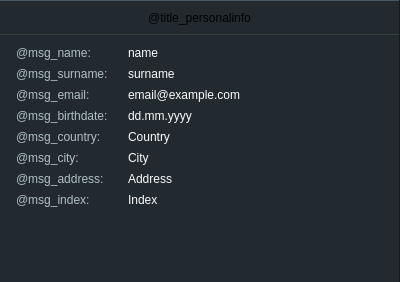
    <widget class="QFrame" name="page_personalInfo">
     <property name="geometry">
      <rect>
       <x>0</x>
       <y>198</y>
       <width>400</width>
       <height>282</height>
      </rect>
     </property>
     <property name="minimumSize">
      <size>
       <width>400</width>
       <height>282</height>
      </size>
     </property>
     <property name="maximumSize">
      <size>
       <width>400</width>
       <height>282</height>
      </size>
     </property>
     <property name="styleSheet">
      <string notr="true">.QFrame {
    background-color: #222a30;
    border-right: 1px solid #191919;
    border-top: 1px solid #445a64;
border-top-right-radius: 1px 0px;
}</string>
     </property>
     <property name="frameShape">
      <enum>QFrame::StyledPanel</enum>
     </property>
     <property name="frameShadow">
      <enum>QFrame::Raised</enum>
     </property>
     <layout class="QVBoxLayout" name="verticalLayout" stretch="0,1">
      <property name="spacing">
       <number>0</number>
      </property>
      <property name="leftMargin">
       <number>0</number>
      </property>
      <property name="topMargin">
       <number>0</number>
      </property>
      <property name="rightMargin">
       <number>0</number>
      </property>
      <property name="bottomMargin">
       <number>0</number>
      </property>
      <item>
       <widget class="QLabel" name="title_personalInfo">
        <property name="minimumSize">
         <size>
          <width>0</width>
          <height>33</height>
         </size>
        </property>
        <property name="maximumSize">
         <size>
          <width>16777215</width>
          <height>33</height>
         </size>
        </property>
        <property name="text">
         <string>@title_personalinfo</string>
        </property>
        <property name="alignment">
         <set>Qt::AlignCenter</set>
        </property>
       </widget>
      </item>
      <item>
       <widget class="QWidget" name="content_personal_info" native="true">
        <property name="styleSheet">
         <string notr="true">.QWidget {
    background: transparent;
    border-top: 1px solid #34423a;
}
QLabel {
    background: transparent;
border: none;
font: 14px &quot;Open Sans&quot;;
color: #b0bec5;
}</string>
        </property>
        <layout class="QGridLayout" name="gridLayout_3" rowstretch="0,0,0,0,0,0,0,0,2" columnstretch="0,1">
         <property name="leftMargin">
          <number>16</number>
         </property>
         <property name="topMargin">
          <number>12</number>
         </property>
         <property name="rightMargin">
          <number>15</number>
         </property>
         <property name="bottomMargin">
          <number>15</number>
         </property>
         <property name="horizontalSpacing">
          <number>20</number>
         </property>
         <property name="verticalSpacing">
          <number>7</number>
         </property>
         <item row="8" column="1" alignment="Qt::AlignLeft|Qt::AlignTop">
          <widget class="QLabel" name="info_index">
           <property name="styleSheet">
            <string notr="true">QLabel {
    color: #fafafa;
}</string>
           </property>
           <property name="text">
            <string notr="true">Index</string>
           </property>
          </widget>
         </item>
         <item row="4" column="1" alignment="Qt::AlignLeft|Qt::AlignTop">
          <widget class="QLabel" name="info_birthdate">
           <property name="styleSheet">
            <string notr="true">QLabel {
    color: #fafafa;
}</string>
           </property>
           <property name="text">
            <string notr="true">dd.mm.yyyy</string>
           </property>
          </widget>
         </item>
         <item row="8" column="0" alignment="Qt::AlignLeft|Qt::AlignTop">
          <widget class="QLabel" name="msg_index">
           <property name="styleSheet">
            <string notr="true">QLabel {
    color: #b0bec5;
}</string>
           </property>
           <property name="text">
            <string>@msg_index:</string>
           </property>
           <property name="alignment">
            <set>Qt::AlignLeading|Qt::AlignLeft|Qt::AlignTop</set>
           </property>
          </widget>
         </item>
         <item row="7" column="0" alignment="Qt::AlignLeft|Qt::AlignTop">
          <widget class="QLabel" name="msg_address">
           <property name="styleSheet">
            <string notr="true">QLabel {
    color: #b0bec5;
}</string>
           </property>
           <property name="text">
            <string>@msg_address:</string>
           </property>
           <property name="alignment">
            <set>Qt::AlignLeading|Qt::AlignLeft|Qt::AlignTop</set>
           </property>
          </widget>
         </item>
         <item row="5" column="1" alignment="Qt::AlignLeft|Qt::AlignTop">
          <widget class="QLabel" name="info_country">
           <property name="styleSheet">
            <string notr="true">QLabel {
    color: #fafafa;
}</string>
           </property>
           <property name="text">
            <string notr="true">Country</string>
           </property>
          </widget>
         </item>
         <item row="4" column="0" alignment="Qt::AlignLeft|Qt::AlignTop">
          <widget class="QLabel" name="msg_phone">
           <property name="styleSheet">
            <string notr="true">QLabel {
    color: #b0bec5;
}</string>
           </property>
           <property name="text">
            <string>@msg_birthdate:</string>
           </property>
          </widget>
         </item>
         <item row="6" column="1" alignment="Qt::AlignLeft|Qt::AlignTop">
          <widget class="QLabel" name="info_city">
           <property name="styleSheet">
            <string notr="true">QLabel {
    color: #fafafa;
}</string>
           </property>
           <property name="text">
            <string notr="true">City</string>
           </property>
          </widget>
         </item>
         <item row="7" column="1" alignment="Qt::AlignLeft|Qt::AlignTop">
          <widget class="QLabel" name="info_address">
           <property name="styleSheet">
            <string notr="true">QLabel {
    color: #fafafa;
}</string>
           </property>
           <property name="text">
            <string notr="true">Address</string>
           </property>
          </widget>
         </item>
         <item row="5" column="0" alignment="Qt::AlignLeft|Qt::AlignTop">
          <widget class="QLabel" name="msg_country">
           <property name="styleSheet">
            <string notr="true">QLabel {
    color: #b0bec5;
}</string>
           </property>
           <property name="text">
            <string>@msg_country:</string>
           </property>
           <property name="alignment">
            <set>Qt::AlignLeading|Qt::AlignLeft|Qt::AlignTop</set>
           </property>
          </widget>
         </item>
         <item row="6" column="0" alignment="Qt::AlignLeft|Qt::AlignTop">
          <widget class="QLabel" name="msg_city">
           <property name="styleSheet">
            <string notr="true">QLabel {
    color: #b0bec5;
}</string>
           </property>
           <property name="text">
            <string>@msg_city:</string>
           </property>
           <property name="alignment">
            <set>Qt::AlignLeading|Qt::AlignLeft|Qt::AlignTop</set>
           </property>
          </widget>
         </item>
         <item row="3" column="0" alignment="Qt::AlignLeft|Qt::AlignTop">
          <widget class="QLabel" name="msg_email">
           <property name="styleSheet">
            <string notr="true">QLabel {
    color: #b0bec5;
}</string>
           </property>
           <property name="text">
            <string>@msg_email:</string>
           </property>
          </widget>
         </item>
         <item row="3" column="1" alignment="Qt::AlignLeft|Qt::AlignTop">
          <widget class="QLabel" name="info_email">
           <property name="styleSheet">
            <string notr="true">QLabel {
    color: #fafafa;
}</string>
           </property>
           <property name="text">
            <string notr="true">email@example.com</string>
           </property>
           <property name="verified" stdset="0">
            <bool>false</bool>
           </property>
          </widget>
         </item>
         <item row="0" column="1" alignment="Qt::AlignLeft|Qt::AlignTop">
          <widget class="QLabel" name="info_name">
           <property name="styleSheet">
            <string notr="true">QLabel {
    color: #fafafa;
}</string>
           </property>
           <property name="text">
            <string notr="true">name</string>
           </property>
           <property name="verified" stdset="0">
            <bool>false</bool>
           </property>
          </widget>
         </item>
         <item row="0" column="0" alignment="Qt::AlignLeft|Qt::AlignTop">
          <widget class="QLabel" name="msg_name">
           <property name="styleSheet">
            <string notr="true">QLabel {
    color: #b0bec5;
}</string>
           </property>
           <property name="text">
            <string>@msg_name:</string>
           </property>
          </widget>
         </item>
         <item row="1" column="1" rowspan="2" alignment="Qt::AlignLeft|Qt::AlignTop">
          <widget class="QLabel" name="info_surname">
           <property name="styleSheet">
            <string notr="true">QLabel {
    color: #fafafa;
}</string>
           </property>
           <property name="text">
            <string notr="true">surname</string>
           </property>
           <property name="verified" stdset="0">
            <bool>false</bool>
           </property>
          </widget>
         </item>
         <item row="1" column="0" rowspan="2" alignment="Qt::AlignLeft|Qt::AlignTop">
          <widget class="QLabel" name="msg_surname">
           <property name="styleSheet">
            <string notr="true">QLabel {
    color: #b0bec5;
}</string>
           </property>
           <property name="text">
            <string>@msg_surname:</string>
           </property>
          </widget>
         </item>
        </layout>
       </widget>
      </item>
     </layout>
    </widget>
